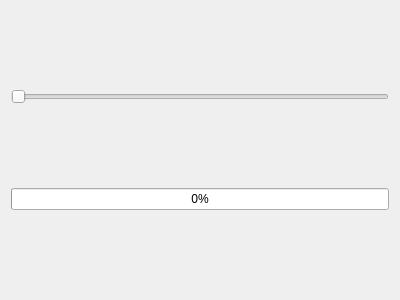
<?xml version="1.0" encoding="UTF-8"?>
<ui version="4.0">
 <class>Dialog</class>
 <widget class="QDialog" name="Dialog">
  <property name="geometry">
   <rect>
    <x>0</x>
    <y>0</y>
    <width>400</width>
    <height>300</height>
   </rect>
  </property>
  <property name="windowTitle">
   <string>Dialog</string>
  </property>
  <layout class="QGridLayout" name="gridLayout">
   <item row="0" column="0">
    <widget class="QSlider" name="slider">
     <property name="orientation">
      <enum>Qt::Horizontal</enum>
     </property>
    </widget>
   </item>
   <item row="1" column="0">
    <widget class="QProgressBar" name="bar">
     <property name="value">
      <number>0</number>
     </property>
    </widget>
   </item>
  </layout>
 </widget>
 <layoutdefault spacing="6" margin="11"/>
 <resources/>
 <connections/>
</ui>
